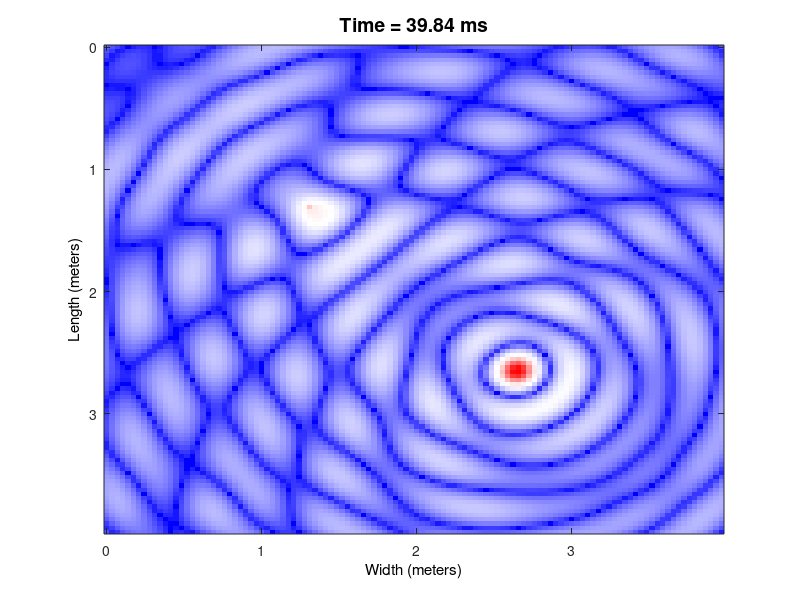

Source code (MATLAB):
% twoD.m
% Adam Hill
% January 9, 2009

%%Initz Matlab
clear all;

close all;

figure('color', 'w');

%Colormap
CMAP = zeros(256,3);
cl1 = [0 0 1]; %blue
cl2 = [1 1 1]; %white
cl3 = [1 0 0]; %red
 for ncmap = 1 : 128
    fcmap = (ncmap - 1)/128;
    ccmap = (1 - sqrt(fcmap))*cl1 + sqrt(fcmap) * cl2;
    CMAP(ncmap,:)= ccmap;
    ccmap = (1 - fcmap^2)* cl2 + fcmap^2*cl3;
    CMAP(128+ncmap,:) = ccmap;
 end
%%Initz Variables

%Units

%Distance
meters      = 1;
centimeters = 1e-2 * meters;
millimeters = 1e-3 * meters;
inches      = 2.54 * centimeters;
feet        = 12 * inches;
%Time
seconds     = 1; 
hertz       = 1/seconds;
kilohertz   = 1e3 * hertz;
megahertz   = 1e6 * hertz;
gigahertz   = 1e9 * hertz;

% constants
c     = 343 * meters / seconds; %Speed of sound m/s
rho    = 1.21; %Density of air kg/m^3

%%
%%Hard Code Variables
%MAke Movie
makeMovie = 0;
movie_name = 'first2dfdtd.avi';
%Maximum calculation frequency
fmax = 1000 * hertz;
%grid size
gx = (c / fmax) / 10 ;
%Dims
%Dim Size (m)
lx = 4*meters;
ly = 4*meters;

xcells = ceil(lx/gx);
ycells = ceil(lx/gx);

%Boundary Absorption Coefs (0 to 1)
alphaL = 1;
alphaR = 1;
alphaF = 1;
alphaB = 1;

%number of sources
snum = 2;
%source locations
s1loc = [ceil(xcells/3) ceil(ycells/3)];
s2loc = [ceil(xcells/1.5) ceil(ycells/1.5)];%source frequency
s1Freq = 400;
s2Freq = 630;
%source phase
s1Phase = 0;
s2Phase = 90;
%Source amplitude 
A = 1;

%Time of sim
dt = 1/ (c*sqrt(3/(gx)^2));
% dt = 3.35563e-4;
T = (seconds / fmax) * 40 ;

% generate the source(s) & determine number of time steps needed

tnum = ceil(T/dt);
source1 = zeros(1,tnum);
        
%             t0 = ceil(T/dt) + 1;
            t0 = 10;
            t1 = 0 : dt : T;
            phi = s1Phase*pi;
            y = A*sin(2*pi*s1Freq*t1 + phi);
            gain = linspace(0, 1, ceil(length(y)/10));
            temp = ones(1, length(y));
            temp(1 : ceil(length(y)/10)) = gain;
            y = y.*temp;
            source1(1, t0 : t0 + ceil(T/dt) - 1) = y;
        
            source2 = zeros(1,tnum);
        
%             t0 = ceil(T/dt) + 1;
            t0 = 10;
            t1 = 0 : dt : T;
            phi = s2Phase*pi;
            y = A*sin(2*pi*s2Freq*t1 + phi);
            gain = linspace(0, 1, ceil(length(y)/10));
            temp = ones(1, length(y));
            temp(1 : ceil(length(y)/10)) = gain;
            y = y.*temp;
            source2(1, t0 : t0 + ceil(T/dt) - 1) = y;
        
% initialize the velocity and pressure matrices (matrices are set up in a
% y by x fashion to properly display the 2D space (y = rows, x = columns))
p = zeros(ycells - 1, xcells - 1);
ux = zeros(ycells - 1, xcells);
uy = zeros(ycells, xcells - 1);

% set up the multiplication constants for the update equations
uCx = dt/(gx*rho);
uCy = dt/(gx*rho);
pCx = c^2*rho*dt/gx;
pCy = c^2*rho*dt/gx;

% set the wall reflection coefficients
% if alphaX = 0, then slightly adjust to avoid infinite characteristic
% impedance.
if alphaR == 0
   alphaR = 1e-016; 
end
if alphaL == 0
   alphaL = 1e-016; 
end
if alphaF == 0
   alphaF = 1e-016; 
end
if alphaB == 0
   alphaB = 1e-016; 
end
% set the characteristic impedances of the walls
ZR = rho*c*(1 + sqrt(1 - alphaR))/(1 - sqrt(1 - alphaR));
ZL = rho*c*(1 + sqrt(1 - alphaL))/(1 - sqrt(1 - alphaL));
ZT = rho*c*(1 + sqrt(1 - alphaF))/(1 - sqrt(1 - alphaF));
ZB = rho*c*(1 + sqrt(1 - alphaB))/(1 - sqrt(1 - alphaB));

% calulcate the coefficients used for the boundary conditions
Rx = rho*gx/dt;
Ry = rho*gx/dt;

% plot vectors
linex = linspace(0, lx - gx, xcells-1);
liney = linspace(0, ly - gx, ycells-1);

if makeMovie > 0
    vidObj = VideoWriter(movie_name);
    open(vidObj);
end
% loop to update the velocities and pressures over the time steps, n
for n = 1 : tnum
    % update the non-boundary condition nodes for velocity
    ux(:, 2:end-1) = ux(:, 2:end-1) - uCx*(p(:, 2:end) - p(:, 1:end-1));
    uy(2:end-1, :) = uy(2:end-1, :) - uCy*(p(2:end, :) - p(1:end-1, :));

    % update the velocity at the right wall
    ux(:, end) = ((Rx - ZR)/(Rx + ZR))*ux(:, end) ...
        + (2/(Rx + ZR))*p(:, end);

    %update the velocity at the left wall
    ux(:, 1) = ((Rx - ZL)/(Rx + ZL))*ux(:, 1) - (2/(Rx + ZL))*p(:, 1);

    %update the velocity at the top wall
    uy(end, :) = ((Ry - ZT)/(Ry + ZT))*uy(end, :) ...
        + (2/(Ry + ZT))*p(end, :);

    %update the velocity at the bottom wall
    uy(1, :) = ((Ry - ZB)/(Ry + ZB))*uy(1, :) - (2/(Ry + ZB))*p(1, :);

    % update the pressure at all nodes
    p = p - pCx*(ux(:, 2:end) - ux(:, 1:end-1))...
        - pCy*(uy(2:end, :) - uy(1:end-1, :));
    % set the pressure at the source location
    % NOTE: source vectors for unused drivers will be zeros
    p(s1loc(1),s1loc(2)) = p(s1loc(1),s1loc(2)) + source1(n);
    p(s2loc(1),s2loc(2)) = p(s2loc(1),s2loc(2)) + source2(n);
%     power(n) = 20*log10(abs(max(p)));
if ~mod(n,10)
    %PLOTTING SECTION
    if makeMovie > 0
    close all;
    end
%         surf(linex, liney, abs(p));
        imagesc(linex, liney, abs(p));
%         imagesc(linex, liney, p);
%         shading interp;
        colormap(CMAP);
%         colorbar();
%         caxis([min(source1) max(source1)])
        title(sprintf('Time = %.2f ms',n*dt*1e3),...
            'Color',[0 0 0],'FontSize', 14);
        xlabel('Width (meters)', 'Color', [0 0 0]);
        ylabel('Length (meters)', 'Color', [0 0 0]);
        view(2);
%         view([25.6 61.2]);
        drawnow;
        if makeMovie > 0
        %Make movie
        Frame = getframe();
        writeVideo(vidObj, Frame);
        end
    end
end
if makeMovie > 0
close(vidObj);
end